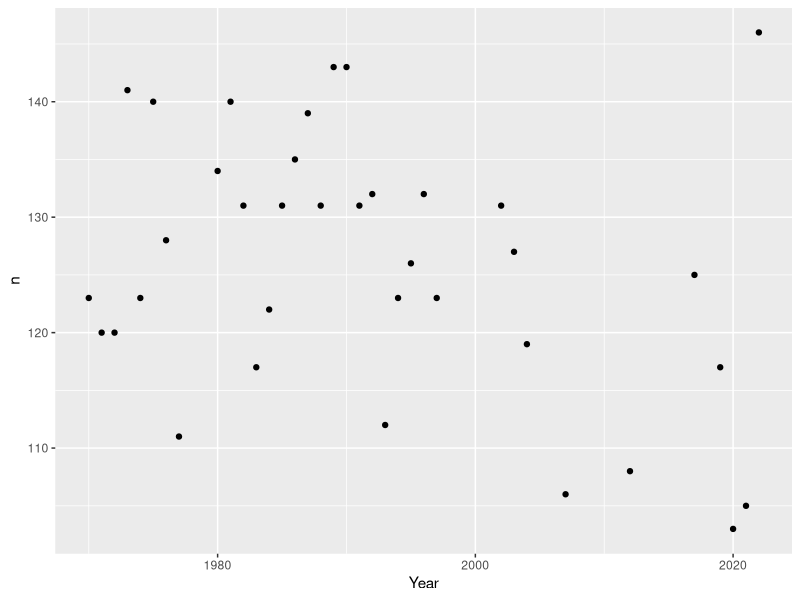
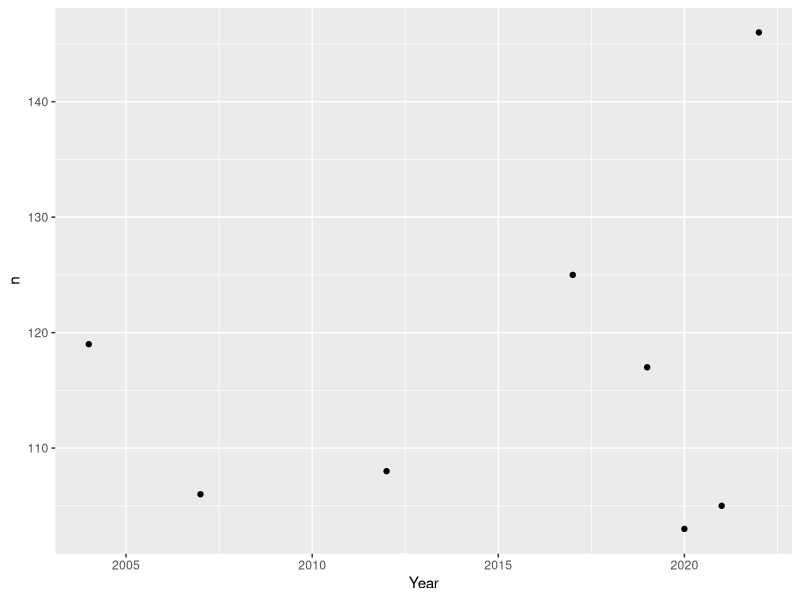
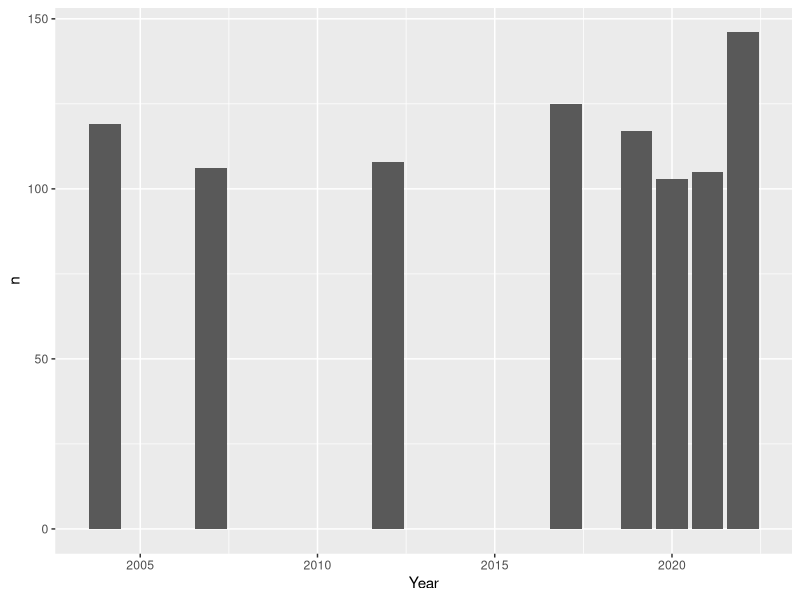
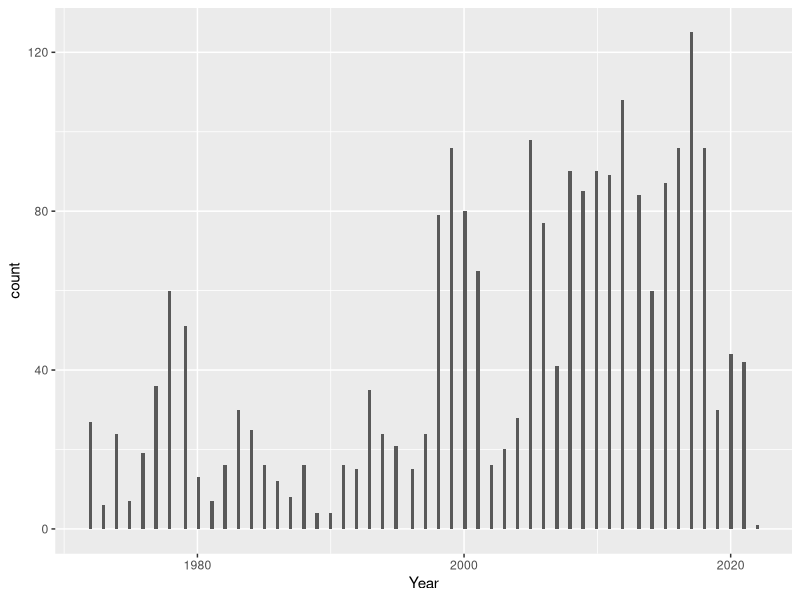
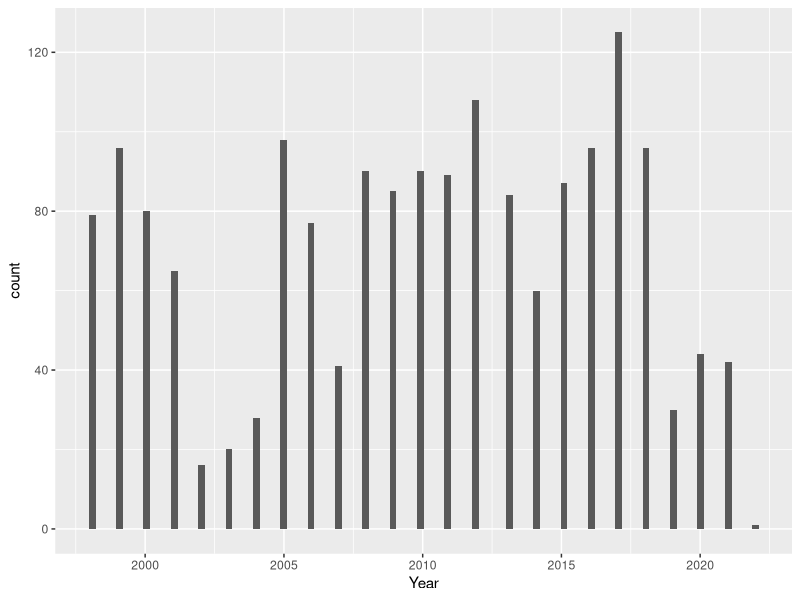

Here is the R script that generated these plots, in order: (Note: this script raises an error after producing the figures.)
## ---- chunk 1
library(tidyverse)
library(readxl)
library(lubridate)
## ---- chunk 2
#read in data
BhutanWDI<-read_csv("_data/Bhutan_WDI_Edu.csv")%>%
  select(-"Country Name", -"Country Code", -"Series Name")

## ---- chunk 3
# read in metadata
WDImetadata<-read_csv("_data/Bhutan_WDI_Edu_Metadata.csv",
  skip = 153
)
## ---- chunk 4
WDImetadata%>%
  select("Code","Indicator Name")%>%
  slice(98:121)
## ---- chunk 5
#subtract all characters from the column name string, except characters 1-4
colnames(BhutanWDI) <- substr(colnames(BhutanWDI), 1, 4)

#add the characters 0101 to the column name string, with no separation. This will allow the function ymd to read these strings as dates (after we pivot_longer into a column)
colnames(BhutanWDI) <- paste(colnames(BhutanWDI),"0101", sep="")

#pivot columns into a single "Year" column
BhutanWDI_long<-BhutanWDI%>%
  pivot_longer(cols=2:54, names_to="Year", values_to="Value")

#convert the "Year" column into a date format for easier plotting 
BhutanWDI_long$Year <- ymd(BhutanWDI_long$Year)

#create a data_present column indicating True if data are present
BhutanWDI_long<-BhutanWDI_long%>%
  mutate(data_present = ifelse(Value=='..',F,T))

#re-code missing data in Value as NA in new column "Value_withNA"
BhutanWDI_long<-BhutanWDI_long%>%
  mutate(Value_withNA = na_if(Value, ".."))

## ---- chunk 6
#For each year, count how many indicators have data, and plot that number for each year. 
BhutanWDI_long%>%
  count(Year,data_present) %>%
#only look at years with more than 100 indicators recorded
  filter(n>100)%>%
  ggplot(aes(Year,n))+
  geom_point()
## ---- chunk 7
#For each year, count how many indicators have data, and plot that number for each year. 
BhutanWDI_long%>%
  count(Year,data_present) %>%
#only look at years with more than 100 indicators recorded
  filter(Year>"2003-01-01")%>%
  filter(n>100)%>%
  #print()
  ggplot(mapping = aes(Year,n))+
  geom_point() #+ scale_x_continuous(breaks= seq(2004, 2022, by=2))
## ---- chunk 8
#For each year, count how many indicators have data, and plot that number for each year. 
BhutanWDI_long%>%
  count(Year,data_present) %>%
#only look at years with more than 100 indicators recorded
  filter(Year>"2003-01-01")%>%
  filter(n>100)%>%
  ggplot(mapping = aes(Year,n))+ geom_col()
## ---- chunk 9
BhutanWDI_long%>%
  drop_na(Value_withNA)%>%
  filter(Year>"1971-01-01")%>%
  #filter(n>100)%>%
  select("Year","Value_withNA")%>%
  ggplot(aes(Year))+ geom_histogram(binwidth = 90)
## ---- chunk 10
BhutanWDI_long%>%
  drop_na(Value_withNA)%>%
  filter(Year>"1997-01-01")%>%
  #filter(n>100)%>%
  select("Year","Value_withNA")%>%
  ggplot(aes(Year))+ geom_histogram(binwidth = 90)
## ---- chunk 11
#UNFINISHED 
BhutanWDI_long%>%
  drop_na(Value_withNA)%>%
  select("Year","Value_withNA")%>%
## ---- chunk 12
BhutanWDI_long%>%
  drop_na(Value_withNA)%>%
  filter(Year>"1971-01-01")%>%
  filter(grepl("TENR", Seri0101))%>%
  select("Year","Value_withNA")%>%
  ggplot(aes(Year))+ geom_histogram(binwidth = 90)
## ---- chunk 13
#create new dataframe for primary net enrollment rate for male and female only
PriNER<-BhutanWDI_long%>%
  filter(Year>="1998-01-01")%>%
  filter(str_detect(Seri0101, "TENR"))%>%
  filter(str_detect(Seri0101, "SE.PRM.TENR.FE|SE.PRM.TENR.MA"))
  select(-Value, -data_present)%>%
## ---- chunk 14
PriNER%>%
  ggplot(aes(x=Year, y=Value_withNA, group=Seri0101, color=Seri0101))+geom_line()+labs(title="M vs. F Net Enrollment in Primary School, 1998-2022", ylab="% of eligible population")
## ---- chunk 15
#Change the "Value_withNA" column from character to numeric: 
PriNER$Value_withNA <- as.numeric(PriNER$Value_withNA)

#Run some descriptive statistics on grouped Indicators: 
statsPriNER<-PriNER%>%
  group_by(Seri0101)%>%
  summarise(mean=mean(Value_withNA, na.rm = TRUE), sd=sd(Value_withNA, na.rm = TRUE), variance=var(Value_withNA, na.rm = TRUE), iqr=IQR(Value_withNA, na.rm = TRUE))
statsPriNER
## ---- chunk 16
#Convert values to numeric 
BhutanWDI_long$Value_withNA<-as.numeric(BhutanWDI_long$Value_withNA)

#%females who have completed upper secondary school
BhutanWDI_long%>%
  drop_na(Value_withNA)%>%
  filter(Seri0101 %in% c('SE.SEC.CUAT.UP.FE.ZS', 'SE.SEC.CUAT.UP.MA.ZS', 'SE.SEC.CUAT.UP.ZS'))%>%
  ggplot(aes(x=Year, y=Value_withNA, col=Seri0101)) + geom_point()
## ---- chunk 17
BhutanWDI_long%>%
  drop_na(Value_withNA)%>%
   filter(Seri0101 %in% c('SE.SEC.CUAT.UP.FE.ZS', 'SE.SEC.CUAT.UP.MA.ZS', 'SE.SEC.CUAT.UP.ZS'))%>%
  ggplot(aes(x=Year, y=Value_withNA, fill=Seri0101)) + geom_bar(position="stack", stat="identity") + labs(title = "Attainment of Higher Secondary - Porportion M vs F", y = "Percentage of population", x = "Year")
